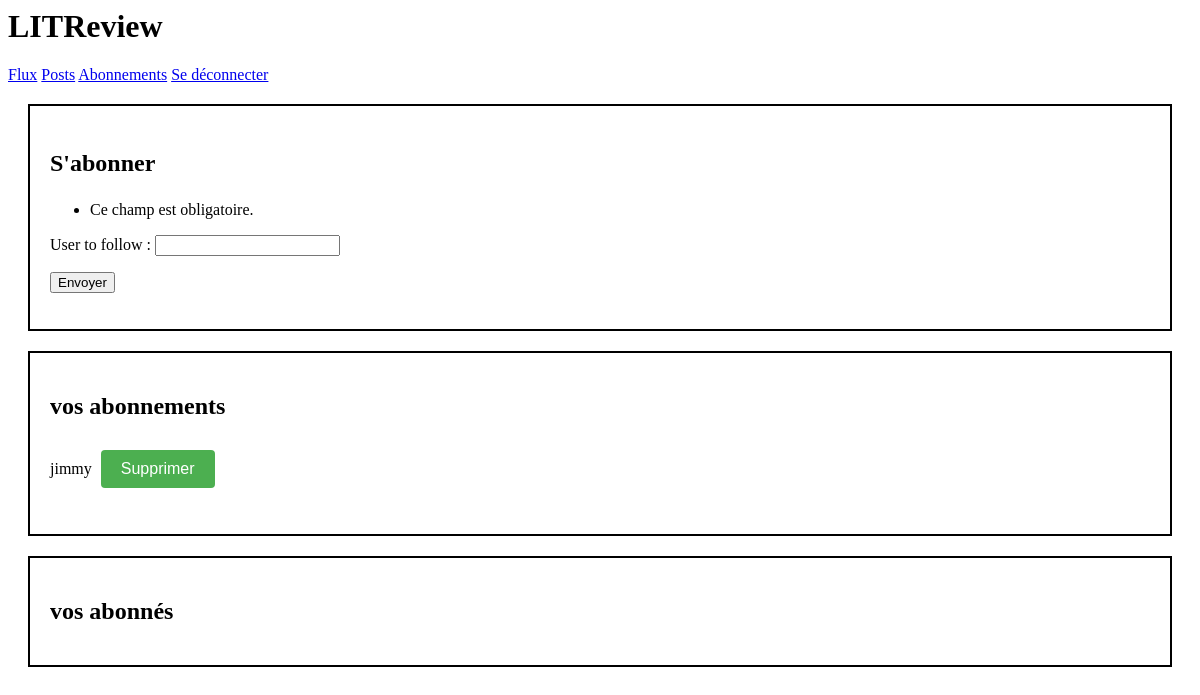
The app's page /subscriptions/ (signed in), older data.
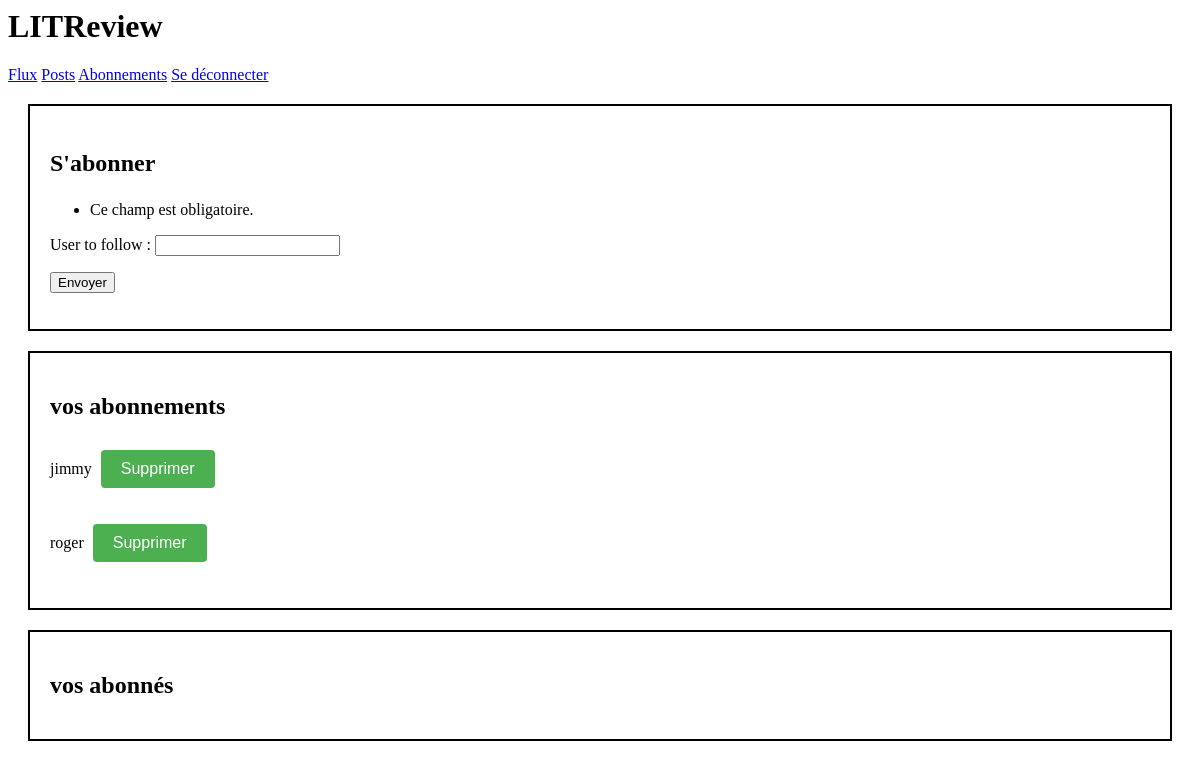
The same page, newer data.
### appli/models.py (models this page shows)
class UserFollows(models.Model):
    user = models.ForeignKey(
        to=settings.AUTH_USER_MODEL, on_delete=models.CASCADE, related_name='following')
    followed_user = models.ForeignKey(
        to=settings.AUTH_USER_MODEL, on_delete=models.CASCADE, related_name='followed_by')
    class Meta:
        unique_together = ('user', 'followed_user')

### authentication/models.py (models this page shows)
class User(AbstractUser):
    profile_photo = models.ImageField(verbose_name='Photo de profil', null=True)

### appli/views.py (the view, shortened to what this page needs)
# urls.py: path('subscriptions/', appli.views.check_user_to_follow, name='subscriptions'),
@login_required
def check_user_to_follow(request):
    user_not_found = ""
    form = forms.UserToFollowForm(request.POST)
    user_follows = models.UserFollows()
    followed_users = UserFollows.objects.filter(user=request.user)
    followers = User.objects.filter(
        id__in=request.user.followed_by.all().values_list('user', flat=True)
    )
    context = {
        'form': form,
        'followed_users': followed_users,
        'followers': followers,
        'user_not_found': user_not_found,
    }
    return render(request, 'appli/subscriptions.html', context=context)

### appli/forms.py
class UserToFollowForm(forms.Form):
    user_to_follow = forms.CharField()

### appli/templates/appli/subscriptions.html (shortened to what this page needs)
{% extends 'base_connected.html' %}
{% block content %}
    <div class="div_border">
        <h2><p>S'abonner</p></h2>
        <form method="post">
            {{ form.as_p }}
            <button type="submit">Envoyer</button>
        </form>
    </div>
    <div class="div_border">
        <h2>vos abonnements</h2>
        {% for instance in followed_users %}
            <p>{{ instance.followed_user.username }} <a href="{% url 'delete_following' instance.id %}" class="button">Supprimer</a></p>
        {% endfor %}
    </div>
    <div class="div_border">
        <h2>vos abonnés</h2>
    </div>
{% endblock content %}

Row changes from the older to the newer data that the page shows:
added UserFollows: followed_user.username "roger"
